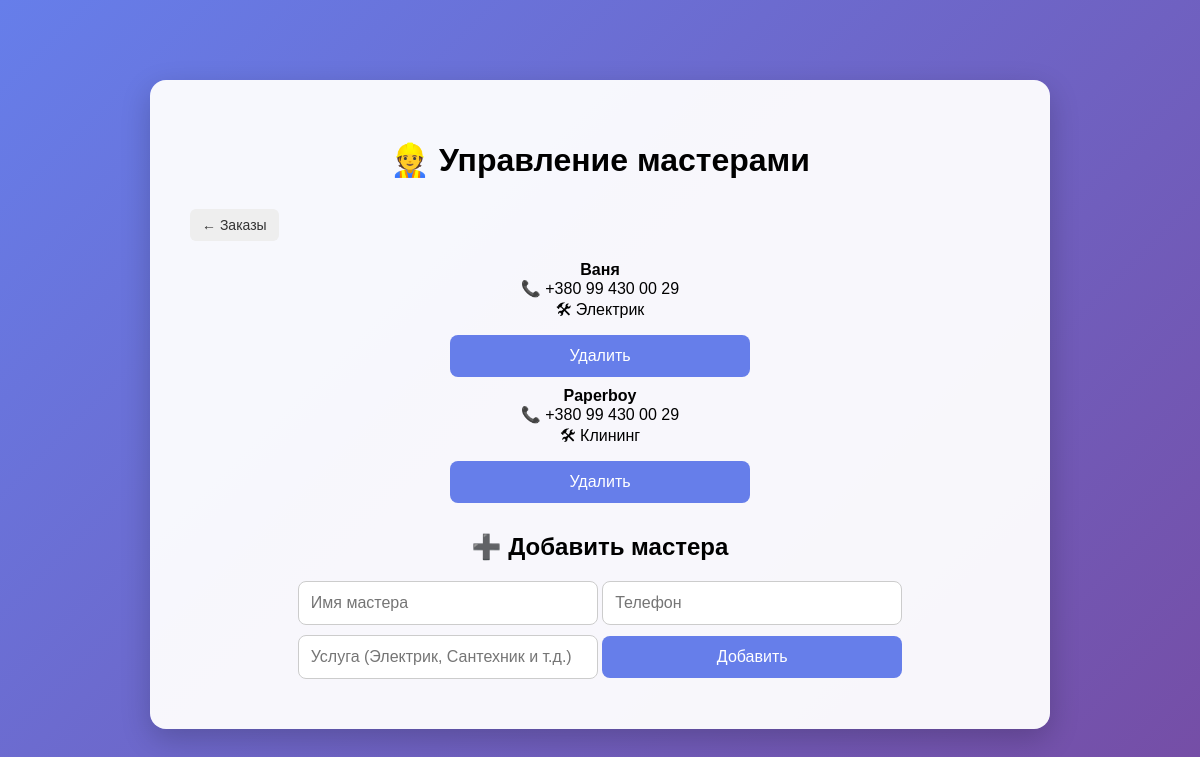
Page /admin/masters (signed in) on the committed database.
### tables this page shows
CREATE TABLE masters (
        id INTEGER PRIMARY KEY AUTOINCREMENT,
        name TEXT,
        phone TEXT,
        service TEXT
    );

### app.py (the view)
@app.route("/admin/masters")
def admin_masters():
    if not session.get("admin_logged_in"):
        return redirect("/login")
    db = get_db()
    masters = db.execute("SELECT * FROM masters").fetchall()
    return render_template("masters.html", masters=masters)

### app.py (called while the page is built)
def get_db():
    conn = sqlite3.connect("orders.db")
    conn.row_factory = sqlite3.Row
    return conn

### templates/masters.html (shortened to what this page needs)
<!DOCTYPE html>
<html lang="ru">
<head>
  <link rel="stylesheet" href="/static/style.css">
</head>
<body>
  <div class="page admin-page">
    <h1>👷 Управление мастерами</h1>
    <div class="admin-filters">
      <a href="/admin">← Заказы</a>
    </div>
    <div class="masters-grid">
      {% for m in masters %}
        <div class="master-card">
          <b>{{ m.name }}</b><br>
          📞 {{ m.phone }}<br>
          🛠 {{ m.service }}
          <form action="/delete_master" method="post" style="margin-top:10px;">
            <button type="submit" class="danger-btn">Удалить</button>
          </form>
        </div>
      {% else %}
        <p>Пока мастеров нет.</p>
      {% endfor %}
    </div>
    <h2>➕ Добавить мастера</h2>
    <form action="/add_master" method="post" class="master-form">
      <input type="text" name="name" placeholder="Имя мастера" required>
      <input type="text" name="phone" placeholder="Телефон" required>
      <input type="text" name="service" placeholder="Услуга (Электрик, Сантехник и т.д.)" required>
      <button type="submit">Добавить</button>
    </form>
  </div>
</body>
</html>

### static/style.css (style rules this page uses)
* { box-sizing: border-box; }
body { margin: 0; min-height: 100vh; font-family: Arial, sans-serif; background: linear-gradient(135deg, #667eea, #764ba2); overflow-x: hidden; }
h1 { margin-bottom: 30px; }
.page { background: rgba(255,255,255,0.95); padding: 40px; border-radius: 16px; box-shadow: 0 10px 30px rgba(0,0,0,0.2); max-width: 600px; margin: 60px auto; text-align: center; }
input, button { padding: 12px; width: 100%; max-width: 300px; margin-bottom: 10px; border-radius: 8px; border: 1px solid #ccc; font-size: 16px; }
button { background: #667eea; color: white; border: none; cursor: pointer; }
.admin-page { max-width: 900px; }
.admin-filters { display: flex; gap: 10px; margin-bottom: 20px; }
.admin-filters a { padding: 8px 12px; background: #eee; border-radius: 6px; text-decoration: none; color: #333; font-size: 14px; }
html { scroll-behavior: smooth; }
body { display: block !important; }
.page, .info-page, .how-page { margin-top: 80px; }
.admin-filters { display: flex; flex-wrap: wrap; gap: 10px; align-items: center; }

### rows in the picture
masters: name "Ваня", phone "+380 99 430 00 29", service "Электрик"
masters: name "Paperboy", phone "+380 99 430 00 29", service "Клининг"
